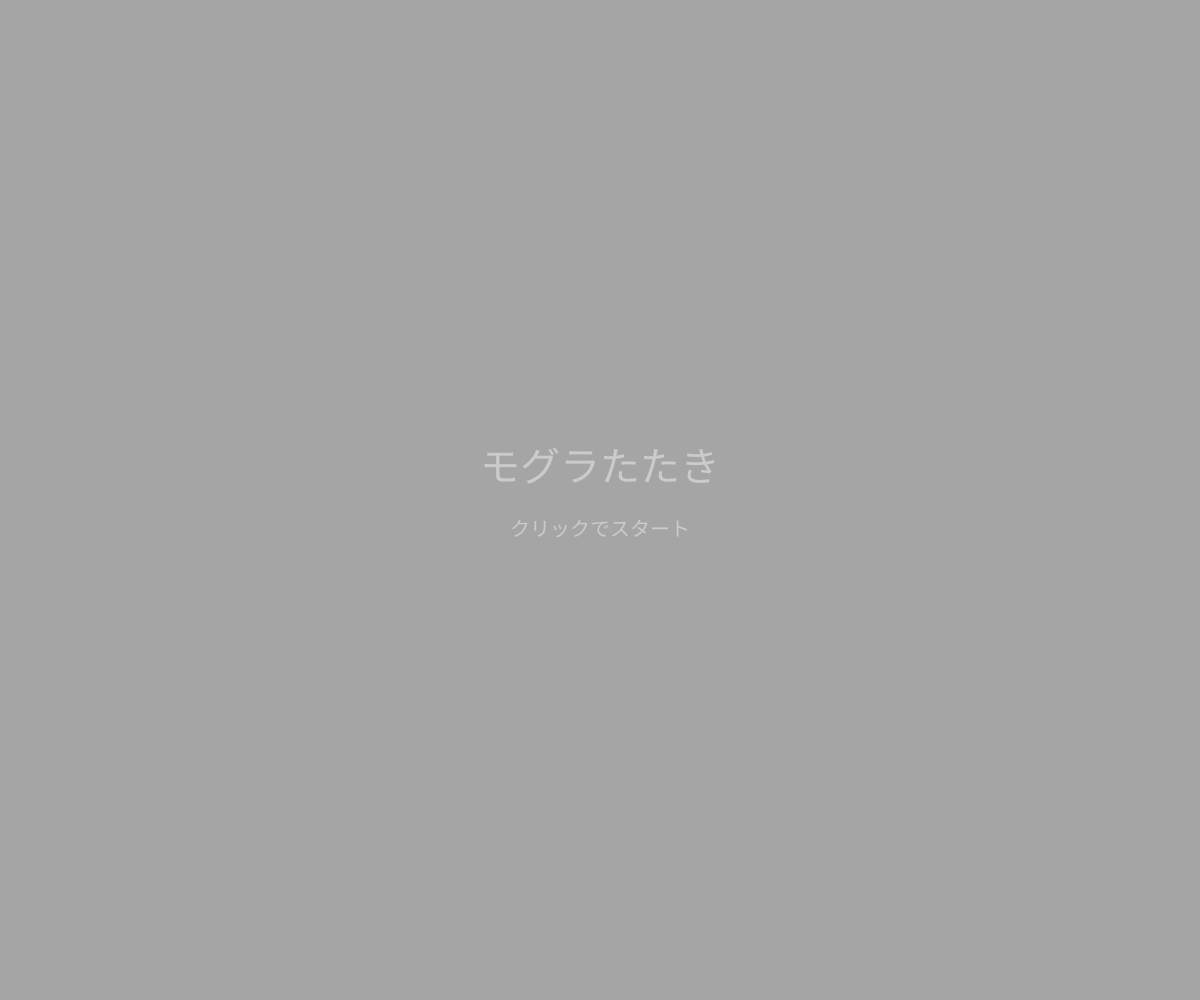
Frame 1 (no input)
Frame 60 (no input): identical to frame 1, image omitted
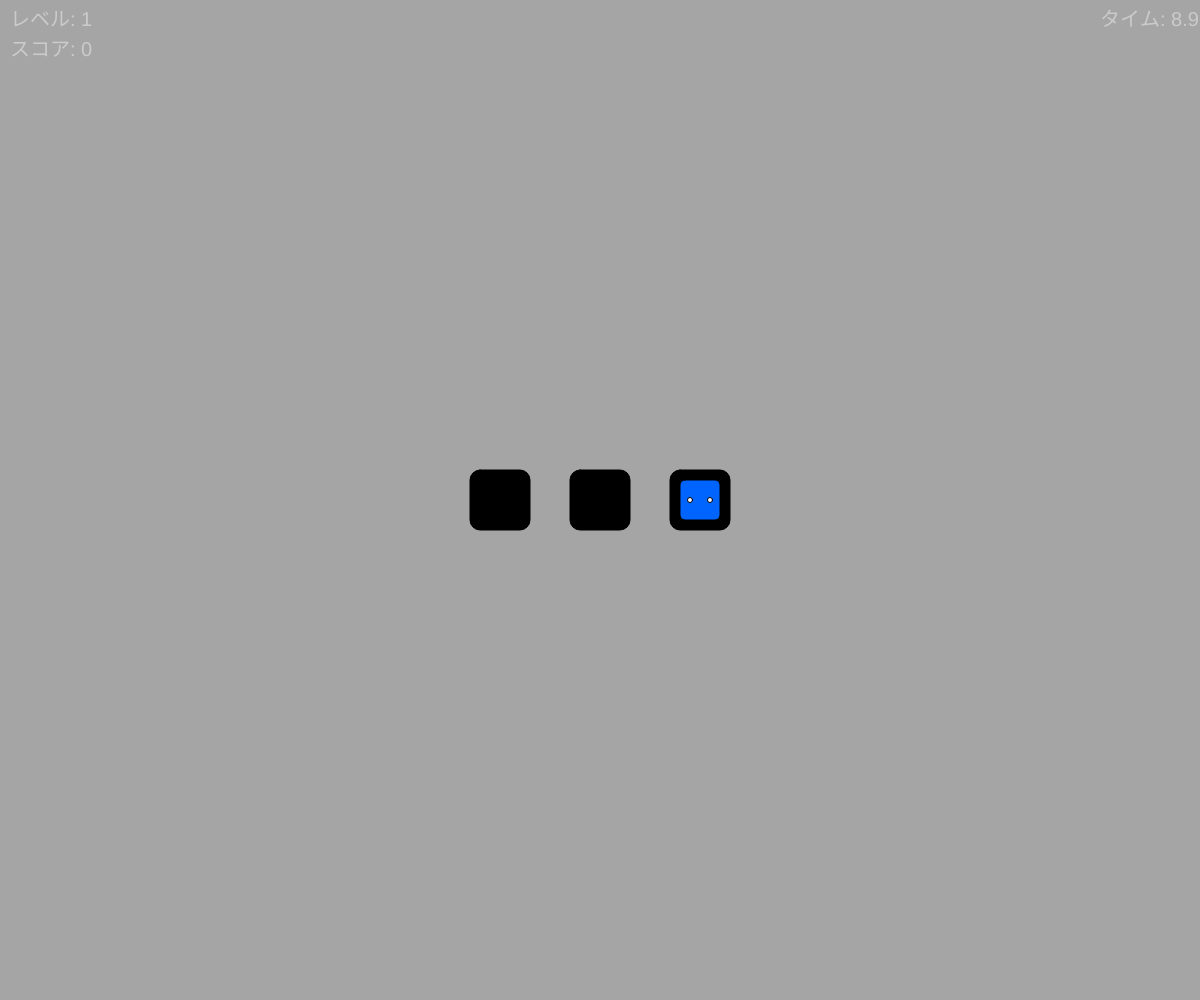
Frame 120 (the mouse pressed at the canvas centre since frame 60)

The p5.js sketch that drew these frames (run headless with seeded random() and noise() and a simulated clock; from frame 60 on, the mouse is pressed at the canvas centre):

// p5.js sketch
// ── sketch.js
// --- ゲーム全体の設定 ---
let currentLevel = 1; // 現在のレベル
let maxLevel = 3; // 最終レベル
let score = 0; // 合計スコア
let levelScore = 0; // そのレベルでのスコア

// --- レベルごとの設定 ---
// 縦と横の数を配列で持つ
let levelCols = [3, 5, 3]; 
let levelRows = [1, 1, 3]; 

let numCols, numRows;
let holeX=[];
let holeY=[];
let holeSize = 60;
let isUp;
let moleTimer; // 穴ごとの時間管理

let lastMoleTime;
let showDuration; 
let appearInterval;

// --- ステージごとの条件（時間、クリアスコア） ---
let levelTimes = [10, 10, 10]; // ステージごとの制限時間(秒)
let clearScores = [50, 100, 150]; // ステージごとのクリア必要スコア(累計)
let levelShowDurations = [1500, 1000, 700]; // 出ている時間（短いほど早い）
let levelAppearIntervals = [500, 300, 100]; // 出現待ち時間（短いほど早い）

let gameState = 0; // 0: Title, 1: Play, 2: Stage Clear, 3: Game Over, 4: All Clear
let startTime;
let remainingTime;

function setup() {
  createCanvas(windowWidth, windowHeight);
  loadLevel(currentLevel); // レベルの読み込み
}

// ステージの初期化・配置関数
function loadLevel(level) {
  numCols = levelCols[level - 1];
  numRows = levelRows[level - 1];
  // 2次元配列を再定義
  holeX = Array.from(Array(numCols),()=>new Array(numRows));
  holeY = Array.from(Array(numCols),()=>new Array(numRows));
  isUp = Array.from(Array(numCols),()=>new Array(numRows));
  moleTimer = Array.from(Array(numCols),()=>new Array(numRows));
  
  showDuration = levelShowDurations[level - 1];
  appearInterval = levelAppearIntervals[level - 1];
  
  // --- 中央配置の計算ロジック ---
  let gap = 100; // 穴の間隔
  // 穴が並ぶ全体の幅と高さ
  let totalWidth = (numCols - 1) * gap;
  let totalHeight = (numRows - 1) * gap;
  // 画面の中央に配置するための開始位置
  let startX = (width - totalWidth) / 2;
  let startY = (height - totalHeight) / 2;
  
  for (let col = 0; col < numCols; col++) {
    for (let row = 0; row < numRows; row++) {
      holeX[col][row] = startX + (col * gap);
      holeY[col][row] = startY + (row * gap);
      isUp[col][row] = false;
      moleTimer[col][row]=0;
    }
  }
  lastMoleTime = millis();
}

function draw() {
  background(165);
  textFont('sans-serif');

  if (gameState == 0) {
    drawScreen("モグラたたき","クリックでスタート");
  }else if(gameState===1){
    playGame();
    drawUI();
  }else if(gameState===2){
    drawScreen("ステージ "+currentLevel,"クリア！","次へ進む");
    }else if(gameState===3){
    drawScreen("ゲームオーバー","リトライ");
    }else if(gameState===4){
    drawScreen("全ステージクリア！","最初から遊ぶ");
    }
}

function drawScreen(title, sub){
    textAlign(CENTER, CENTER);
    fill(203);
    textSize(40);
    text(title,width/2,height/2-30);
    textSize(20);
    text(sub, width/2, height/2+30);
}
  
function drawUI(){
    textAlign(LEFT, TOP);
    fill(203);
    textSize(20);
    text("レベル: " + currentLevel, 10, 10);
    text("スコア: " + score, 10, 40);
    remainingTime = levelTimes[currentLevel - 1] - (millis() - startTime) / 1000;
    text("タイム: " + remainingTime, width - 100, 10);
    
    if (remainingTime <= 0) gameState = 3; // ゲームオーバー
　  if (score >= clearScores[currentLevel - 1]) {
     gameState =(currentLevel===maxLevel)? 4:2; // 全ステージクリアORステージクリア
   }
}
    
function playGame(){
    let anyMoleUp = false;
  for (let col = 0; col < numCols; col++) {
    for (let row = 0; row < numRows; row++) {
      if (isUp[col][row])anyMoleUp = true;
    }
  }
  
  if (!anyMoleUp && millis() - lastMoleTime > appearInterval) {
    let nextCol = int(random(numCols));
    let nextRow = int(random(numRows));
    isUp[nextCol][nextRow] = true;
    lastMoleTime = millis();
    moleTimer[nextCol][nextRow] = millis();
  }
  
  for (let col = 0; col < numCols; col++) {
    for (let row = 0; row < numRows; row++) {
      if (isUp[col][row] && millis() - moleTimer[col][row] > showDuration) {
        isUp[col][row] = false;
      }
  
  
  // 描画ロジック
    fill(0);
      rectMode(CENTER);
      rect(holeX[col][row], holeY[col][row], holeSize, holeSize,10);
      if (isUp[col][row]) {
        fill(0, 100, 255);
        rect(holeX[col][row], holeY[col][row], 40, 40,5);
        fill(255);
        ellipse(holeX[col][row] - 10, holeY[col][row], 5, 5);
        ellipse(holeX[col][row] + 10, holeY[col][row], 5, 5);
      }
    }
  }
}

//マウス、タッチ両対応
function mousePressed() {
  if (gameState == 0) {
    startTime = millis();
    gameState = 1;
  } else if (gameState == 1) {
    for (let col = 0; col < numCols; col++) {
      for (let row = 0; row < numRows; row++) {
        if (isUp[col][row]) {
          let d = dist(mouseX, mouseY, holeX[col][row], holeY[col][row]);
          if (d < holeSize / 2) {
            isUp[col][row] = false;
          score += 10;
          lastMoleTime = millis();
          }
        }
      }
    }
  } else if (gameState == 2) {
    currentLevel++;
    loadLevel(currentLevel);
    startTime = millis();
    gameState = 1;
  } else if (gameState == 3 || gameState===4) {
    currentLevel = 1;
    score = 0;
    loadLevel(currentLevel);
    gameState = 0;
  }
  return false;
}
  
 
